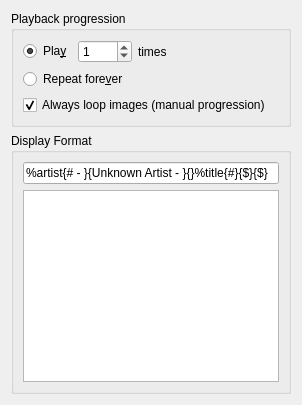
         <widget class="QWidget" name="playlistPage">
          <layout class="QVBoxLayout" name="playlistPageLayout">
           <item>
            <widget class="QGroupBox" name="playbackPlayBox">
             <property name="title">
              <string>Playback progression</string>
             </property>
             <layout class="QVBoxLayout" name="playbackPlayBoxLayout">
              <item>
               <layout class="QHBoxLayout" name="playbackPlayLayout" stretch="0,0,1">
                <item>
                 <widget class="QRadioButton" name="playbackPlayTimes">
                  <property name="text">
                   <string>Pla&amp;y</string>
                  </property>
                  <property name="checked">
                   <bool>true</bool>
                  </property>
                 </widget>
                </item>
                <item>
                 <widget class="QSpinBox" name="playbackPlayAmount">
                  <property name="minimum">
                   <number>0</number>
                  </property>
                  <property name="maximum">
                   <number>1000</number>
                  </property>
                  <property name="value">
                   <number>1</number>
                  </property>
                 </widget>
                </item>
                <item>
                 <widget class="QLabel" name="playbackPlayTimesLabel">
                  <property name="text">
                   <string>times</string>
                  </property>
                 </widget>
                </item>
               </layout>
              </item>
              <item>
               <widget class="QRadioButton" name="playbackRepeatForever">
                <property name="text">
                 <string>Repeat fore&amp;ver</string>
                </property>
               </widget>
              </item>
              <item>
               <widget class="QCheckBox" name="playbackLoopImages">
                <property name="text">
                 <string>Always loop images (manual progression)</string>
                </property>
                <property name="checked">
                 <bool>true</bool>
                </property>
               </widget>
              </item>
             </layout>
            </widget>
           </item>
           <item>
            <widget class="QGroupBox" name="playlistFormatBox">
             <property name="title">
              <string>Display Format</string>
             </property>
             <layout class="QVBoxLayout" name="playlistFormatBoxLayout">
              <item>
               <widget class="QLineEdit" name="playlistFormat">
                <property name="text">
                 <string notr="true">%artist{# - }{Unknown Artist - }{}%title{#}{$}{$}</string>
                </property>
                <property name="placeholderText">
                 <string notr="true">%artist{# - }{Unknown Artist - }{}%title{#}{$}{$}</string>
                </property>
               </widget>
              </item>
              <item>
               <widget class="QTextBrowser" name="playlistFormatHelp">
                <property name="source">
                 <url>
                  <string>qrc:/text/playlistFormat.html</string>
                 </url>
                </property>
               </widget>
              </item>
             </layout>
            </widget>
           </item>
          </layout>
         </widget>
